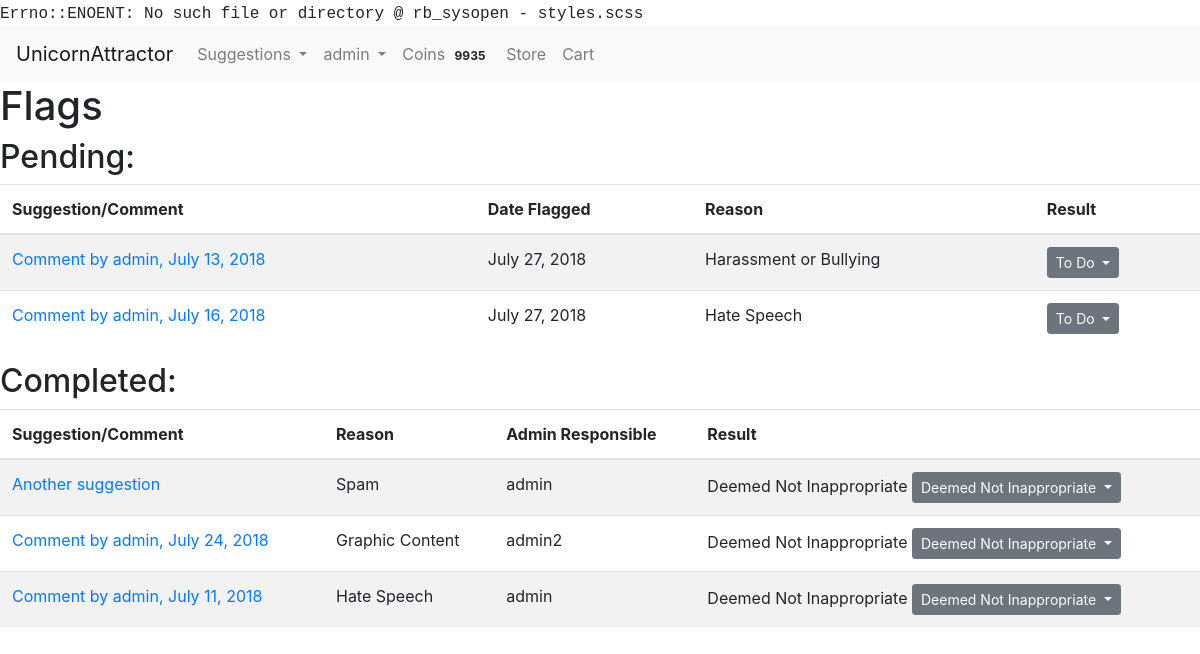
Page /suggestions/flags (signed in) on the committed database.
### accounts/models.py (models this page shows)
class User(AbstractUser):
    USERNAME_FIELD = "email"
    email = models.EmailField(('email address'), blank=False, unique=True)
    REQUIRED_FIELDS = []
    def __str__(self):
        return self.username

### usersuggestions/models.py (models this page shows, shortened)
class Flag(models.Model):
    flagged_item_choices = ((1, "comment"), (2, 'suggestion'))
    reason_choices = ((0, "Spam"), (1, "Hate Speech"), (2, "Graphic Content"), (3, "Harassment or Bullying"))
    result_choices = ((True, 'Deemed Inappropriate'), (False, 'Deemed Not Inappropriate'), (None, "To Do"))
    flagged_item_type = models.PositiveSmallIntegerField(choices=flagged_item_choices, null=False)
    flagged_by = models.ForeignKey(User, null=False, on_delete=models.PROTECT)
    suggestion = models.ForeignKey(Suggestion, null=True, blank=True, on_delete=models.SET_NULL)
    comment = models.ForeignKey(Comment, null=True, blank=True, on_delete=models.SET_NULL)
    reason = models.PositiveSmallIntegerField(choices=reason_choices, null=False, blank=False)
    date_time_marked = models.DateTimeField(auto_now_add=True)
    responsible_admin = models.ForeignKey(User, related_name="admin_assigned", null=True, blank=True,
                                       on_delete=models.PROTECT)
    result = models.NullBooleanField(blank=True, null=True, choices=result_choices)

class Comment(models.Model):
    user = models.ForeignKey(User, null=False, on_delete=models.PROTECT)
    suggestion = models.ForeignKey(Suggestion, null=False, on_delete=models.CASCADE)
    admin_page_comment = models.BooleanField(blank=False, default=False)
    comment = RichTextUploadingField()
    date_time = models.DateTimeField(auto_now_add=True)

class Suggestion(models.Model):
    suggestion_choices = ((True, 'Feature'), (False, 'Bug Fix'))
    is_feature = models.BooleanField(blank=False, default=False, choices=suggestion_choices)
    user = models.ForeignKey(User, null=False, on_delete=models.PROTECT)
    title = models.CharField(max_length=200, blank=False)
    details = RichTextUploadingField()
    date_time = models.DateTimeField(auto_now_add=True)
    delay_submission = models.BooleanField(null=False, blank=True, default=False)

### usersuggestions/views.py (the view)
@login_required()
def render_flags_page(request):
    if not request.user.is_staff:
        return redirect("issue_tracker")
    flags = Flag.objects.all()
    return render(request, "view_flags.html", {"flags": flags})

### market/cart.py (called while the page is built)
    def __len__(self):
        return sum(item['quantity'] for item in self.cart.values())

### market/coins.py (called while the page is built)
def return_user_coins(user):
    UserCoins.objects.get_or_create(user=user)
    user_row = UserCoins.objects.get(user=user)
    return user_row.coins

### market/contexts.py (called while the page is built)
def cart(request):
    return {'cart': Cart(request)}

def usercoins(request):
    if request.user.is_authenticated:
        user = request.user
        coins_amount = return_user_coins(user)
        return {"usercoins":coins_amount}
    else:
        return {"usercoins": None}

### usersuggestions/templates/view_flags.html (shortened to what this page needs)
{% extends 'base.html' %} {% block title %}Flags{% endblock %} {% block content %}
<h1>Flags</h1>
<h2> Pending:</h2>
<table class="table table-striped">
    <thead>
        <tr>
            <th scope="col">Suggestion/Comment</th>
            <th scope="col">Date Flagged</th>
            <th scope="col">Reason</th>
            <th scope="col">Result</th>
        </tr>
    </thead>
    <tbody>
        {% for flag in flags %} {% if flag.result == None %}
        <tr>
            <td>
                {% if flag.flagged_item_type == 1 %}
                <a href="{% url 'view_suggestion' flag.comment.suggestion.id %}#{{ flag.comment.id }}" target="_blank">Comment by {{ flag.comment.user }}, {{ flag.comment.date_time.date }}</a> {% else %}
                <a href="{% url 'view_suggestion' flag.suggestion.id %}" target="_blank">{{ flag.suggestion.title }}</a> {% endif %}
            </td>
            <td>{{ flag.date_time_marked.date }}</td>
            <td>{{ flag.get_reason_display }}</td>
            <td>
                <button id="flagResultButtonGroup" type="button" class="btn btn-sm btn-secondary dropdown-toggle" data-toggle="dropdown" aria-haspopup="true" aria-expanded="false">
     To Do
    </button>
            </td>
        </tr>
        {% endif %} {% endfor %}
    </tbody>
</table>
<h2>Completed:</h2>
<table class="table table-striped">
    <thead>
        <tr>
            <th scope="col">Suggestion/Comment</th>
            <th scope="col">Reason</th>
            <th scope="col">Admin Responsible</th>
            <th scope="col">Result</th>
        </tr>
    </thead>
    <tbody>
        {% for flag in flags %}
        {% if flag.result is not None %}
        <tr>
            <td>
                {% if flag.flagged_item_type == 1 %}
                <a href="{% url 'view_suggestion' flag.comment.suggestion.id %}#{{ flag.comment.id }}" target="_blank">Comment by {{ flag.comment.user }}, {{ flag.comment.date_time.date }}</a> {% else %}
                <a href="{% url 'view_suggestion' flag.suggestion.id %}" target="_blank">{{ flag.suggestion.title }}</a> {% endif %}
            </td>
         <td>{{ flag.get_reason_display }}</td>
             <td>{{ flag.responsible_admin }}</td>
            <td>  {{ flag.get_result_display }}
                <button id="flagResultButtonGroup" type="button" class="btn btn-sm btn-secondary dropdown-toggle" data-toggle="dropdown" aria-haspopup="true" aria-expanded="false">
     {{ flag.get_result_display }}
    </button>
            </td>
        </tr>
        {% endif %}
        {% endfor %}
    </tbody>
{% endblock %}

### templates/base.html (shortened to what this page needs)
<!DOCTYPE html>
<html lang="en">
<head>
    <link rel="stylesheet" href="https://maxcdn.bootstrapcdn.com/bootstrap/4.0.0/css/bootstrap.min.css">
    <link rel="stylesheet" href="/static/css/styles.css" type="text/css" />
</head>
<header>
    <nav class="navbar navbar-expand-lg navbar-light bg-light justify-content-between">
        <a class="navbar-brand" href="{% url 'home' %}">UnicornAttractor</a>
            <div class="collapse navbar-collapse" id="navbarSupportedContent">
                <ul class="navbar-nav mr-auto">
                    <li class="nav-item dropdown">
                        <a class="nav-link dropdown-toggle" href="{% url 'issue_tracker' %}" id="navbarDropdown" role="button" data-toggle="dropdown" aria-haspopup="true" aria-expanded="false">
          Suggestions
        </a>
                    </li>
                    {% if user.is_authenticated %}
                    <li class="nav-item dropdown">
                        <a class="nav-link dropdown-toggle" href="#" id="navbarDropdownUser" role="button" data-toggle="dropdown" aria-haspopup="true" aria-expanded="false">
          {{ user.username }}
        </a>
                    </li>
                    <li class="nav-item">
                        <a class="nav-link" href="{% url 'earn_coins' %}"> Coins <span class="badge badge-light">{{ usercoins }}</span></a></a>
                    </li>
                    {% endif %}
                    <li class="nav-item">
                        <a class="nav-link" href="{% url 'store' %}">Store</a>
                    </li>
                    <li class="nav-item">
                        <a class="nav-link" href="{% url 'view_cart' %}">Cart </a>
                    </li>
                </ul>
            </div>
    </nav>
</header>
<body>
    {% block content %}{% endblock %}
</body>
</html>

### styles.css (style rules this page uses)
body:before { white-space: pre; font-family: monospace; content: "Errno::ENOENT: No such file or directory @ rb_sysopen - styles.scss"; }

### rows in the picture
User: username "admin"
Flag: comment.user "admin", comment.date_time "July 13, 2018", date_time_marked "July 27, 2018", reason "Harassment or Bullying"
Flag: comment.user "admin", comment.date_time "July 16, 2018", date_time_marked "July 27, 2018", reason "Hate Speech"
Flag: suggestion "Another suggestion", reason "Spam", responsible_admin "admin", result "Deemed Not Inappropriate"
Flag: comment.user "admin", comment.date_time "July 24, 2018", reason "Graphic Content", responsible_admin "admin2", result "Deemed Not Inappropriate"
Flag: comment.user "admin", comment.date_time "July 11, 2018", reason "Hate Speech", responsible_admin "admin", result "Deemed Not Inappropriate"

### other values in the picture
{{ usercoins }} "9935"
